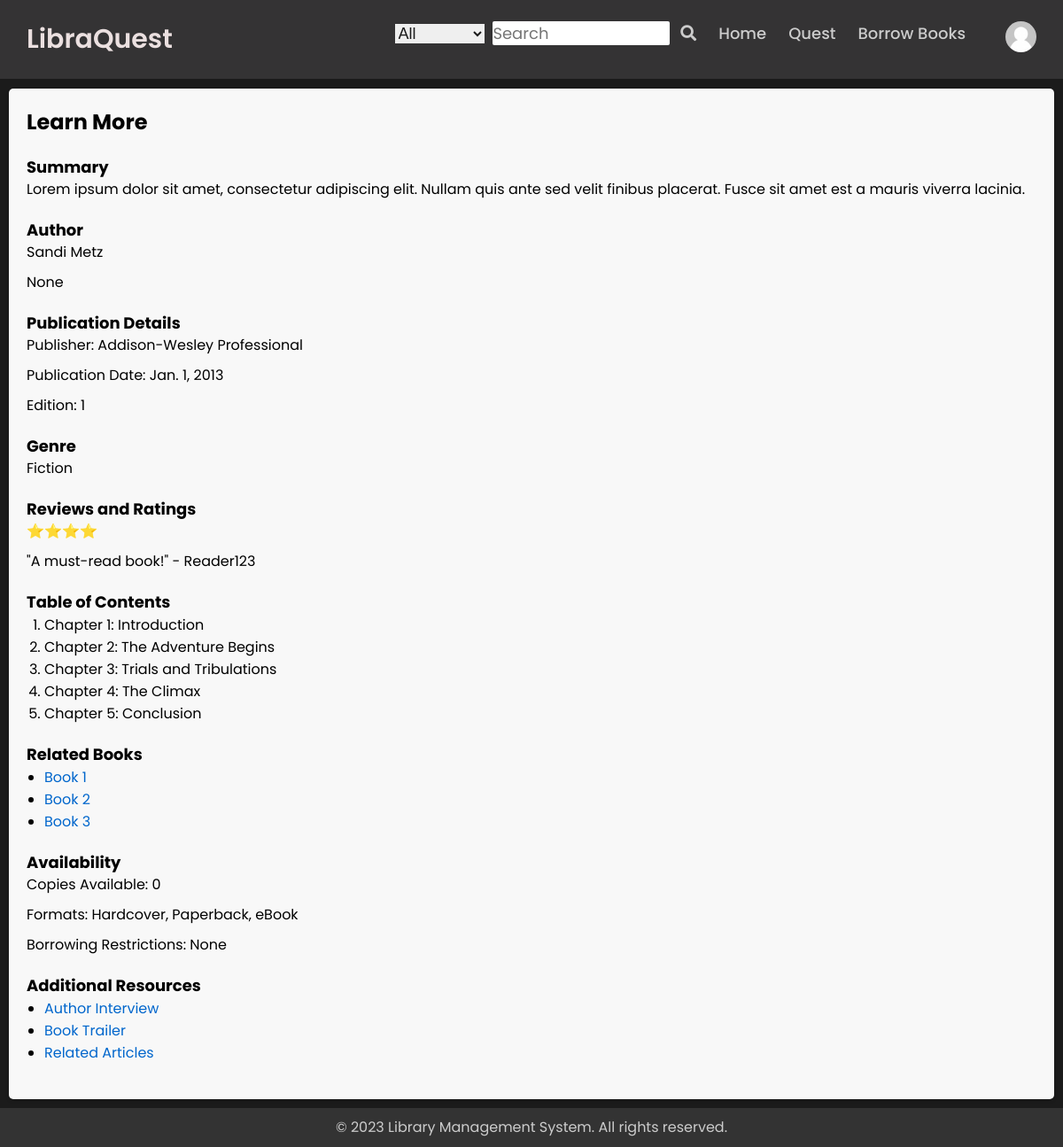
Before: /profile/learn_more/1/ (signed in) with the older database file.
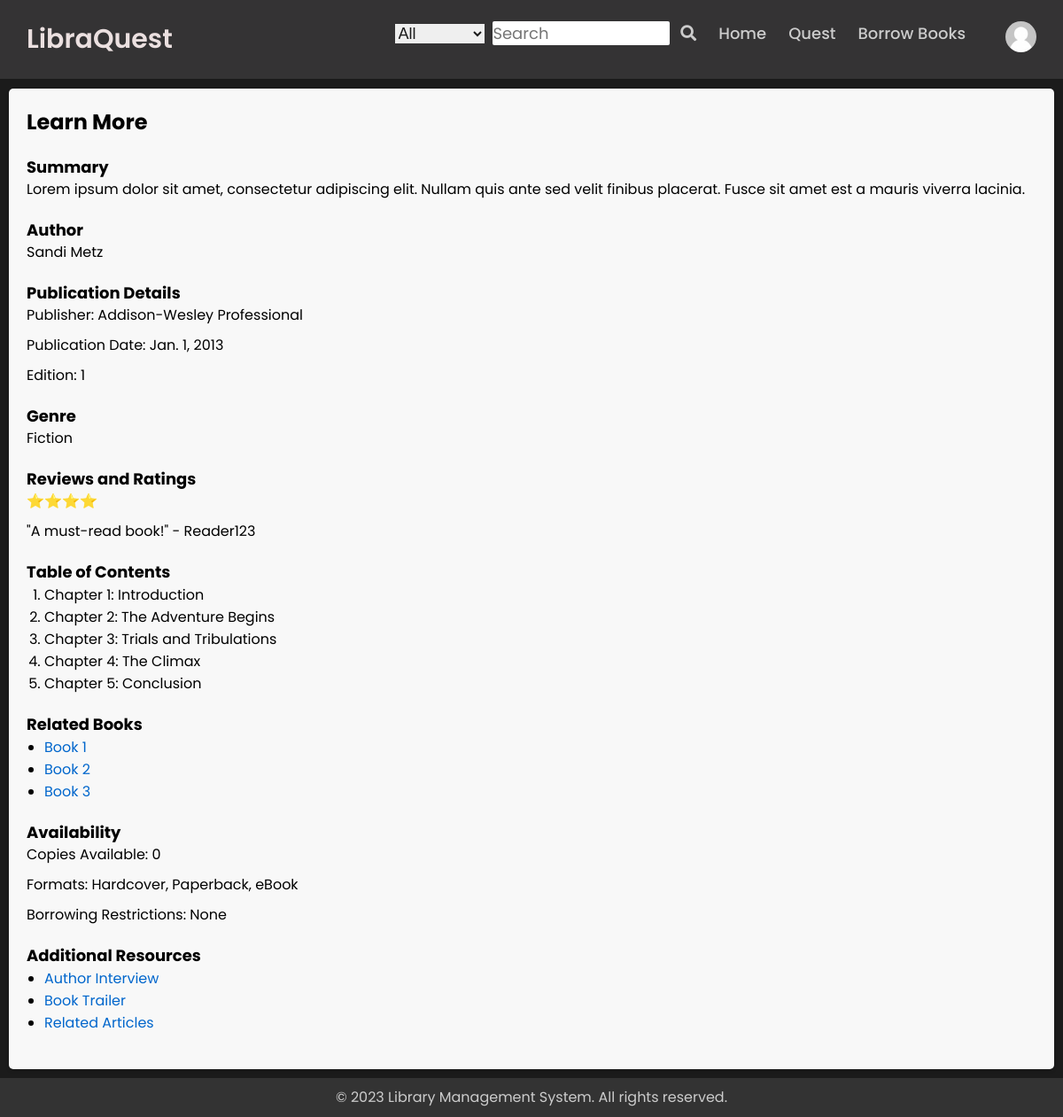
After: the same page with the newer database file.
### my_app/models.py (models this page shows, shortened)
class Books(models.Model):
    title = models.TextField(null=False)
    author_name = models.CharField(max_length=50)
    isbn = models.CharField(max_length=20)
    publisher = models.CharField(max_length=200,null=True,blank=True)
    publication = models.DateField()
    edition = models.IntegerField(null=True , blank=True)
    availability = models.CharField(max_length=10,default='No')
    cover_image = models.ImageField(upload_to="book_covers/")
    book_file = models.FileField(upload_to="books/",blank=True , null=True)
    copies_available = models.IntegerField(null=True,blank=True,default=2)
    description = models.TextField(max_length=2000 , null=True , blank=True)

### user_profile/views.py (the view)
# urls.py: path('learn_more/<int:book_id>/', views.learn_more , name='learn_more'),
def learn_more(request,book_id):
    book = Books.objects.get(id=book_id)
    return render(request , 'books/learn_more.html', {
        'book': book
    })

### user_profile/templates/books/learn_more.html (shortened to what this page needs)
{% extends 'forms/base.html' %}
{% load static %}
{% block content %}
<div class="book-details">
    <h2>Learn More</h2>
    <div class="book-summary">
      <h3>Summary</h3>
      <p>Lorem ipsum dolor sit amet, consectetur adipiscing elit. Nullam quis ante sed velit finibus placerat. Fusce sit amet est a mauris viverra lacinia.</p>
    </div>
    <div class="author-info">
      <h3>Author</h3>
      <p>{{ book.author_name }}</p>
      <p>{{ book.description }}</p>
    </div>
    <div class="publication-details">
      <h3>Publication Details</h3>
      <p>Publisher: {{ book.publisher }}</p>
      <p>Publication Date: {{ book.publication }}</p>
      <p>Edition: {{ book.edition }}</p>
    </div>
    <div class="genre">
      <h3>Genre</h3>
      <p>Fiction</p>
    </div>
    <div class="reviews-ratings">
      <h3>Reviews and Ratings</h3>
      <p>⭐️⭐️⭐️⭐️</p>
      <p>"A must-read book!" - Reader123</p>
    </div>
    <div class="table-of-contents">
      <h3>Table of Contents</h3>
      <ol>
        <li>Chapter 1: Introduction</li>
        <li>Chapter 2: The Adventure Begins</li>
        <li>Chapter 3: Trials and Tribulations</li>
        <li>Chapter 4: The Climax</li>
        <li>Chapter 5: Conclusion</li>
      </ol>
    </div>
    <div class="related-books">
      <h3>Related Books</h3>
      <ul>
        <li><a href="#">Book 1</a></li>
        <li><a href="#">Book 2</a></li>
        <li><a href="#">Book 3</a></li>
      </ul>
    </div>
    <div class="availability">
      <h3>Availability</h3>
      <p>Copies Available: {{ book.copies_available }}</p>
      <p>Formats: Hardcover, Paperback, eBook</p>
      <p>Borrowing Restrictions: None</p>
    </div>
    <div class="additional-resources">
      <h3>Additional Resources</h3>
      <ul>
        <li><a href="#">Author Interview</a></li>
        <li><a href="#">Book Trailer</a></li>
        <li><a href="#">Related Articles</a></li>
      </ul>
    </div>
  </div>
{% endblock %}

Changed rows visible on the page:
changed Books "Sandi Metz": description "None" → (not shown)
